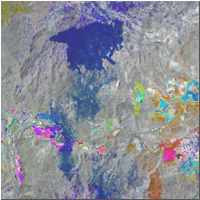
%> input picture Chennai_burn/burn_change.png, 200 x 200 px
$ octave main.m   (GNU Octave 9; MATLAB toolbox functions it lacks are replaced by stand-ins)
%> lines starting %> are read from the running program, lines starting %| are printed output that depends on the picture
### ChangeDetection.m

function [change_map] = ChangeDetection(image1, image2, h, rate)
%% Set input parameters
if size(image1) ~= size(image2)
    warning('Image 1 and 2 must be in the same size');
end
[rows cols ~] = size(image1);
if ndims(image1) ~= 3
    image1 = repmat(image1, [1 1 3])/255;
    image2 = repmat(image2, [1 1 3])/255;
end
figure(9);
subplot(2,2,1); imshow(image1); title('Original image 1');
subplot(2,2,2); imshow(image2); title('Original image 2');

%% Calculate difference image (Equation 1)
dif_image = abs(double(image1 - image2));
subplot(2,2,3); imshow(dif_image,[]); title('Difference image');

%% Padding for the difference image
pad = zeros(rows+h-1, cols+h-1, 3);
pad(1:rows, 1:cols, :) = dif_image;

%% Divide the difference image into h x h non-overlapping blocks (Equation 2)
vector_set = zeros(rows*cols, 3*h*h);
count = 1;
for i = 1:rows
    for j = 1:cols
        block = pad(i:i+h-1, j:j+h-1, :);
        vector_set(count, :) = reshape(block, 1, []);
        count = count + 1;
    end
end
clear count;

%% PCA algorithm
% Calculate average vector of the set (Equation 3)
mean_vector = mean(vector_set,1);
dif_vector = vector_set - mean_vector;
% Calculate covariance matrix (Equation 4)
covar = cov(dif_vector);
% Compute eigenvectors and eigenvalues of the covariance matrix
[eigvector eigvalue_mat] = eig(covar);
eigvalue = diag(eigvalue_mat);
% Sort the eigen vectors according to the descending eigenvalues
[~, index] = sort(-eigvalue);
eigvalue = eigvalue(index);
eigvector = abs(eigvector(:,index));
clear junk;
% Choose number of eigenvectors satisfied the required magnitude percentage
EigenvectorPer = 1;
lim = ceil(EigenvectorPer*size(eigvector,2));
eigvector = eigvector(:, 1:lim);
% Choose number of eigenvectors satisfied the thresholding
for k1 = length(eigvalue):-1:1
    if(sum(eigvalue(k1:length(eigvalue)))>=rate*sum(eigvalue))
        break;
    end
end
eigvector = eigvector(:,k1:length(eigvalue));
% Project difference image vector set onto eigenvector space to get feature vector space
feature = vector_set * eigvector;

%% K-Means algorithm
[label,~] = kmeans(feature,2);
change_map = reshape(label, [rows cols])';
change_map = change_map - 1;
subplot(2,2,4); imshow(change_map, []); title('Change map');

%end

grayImage = image1
[rows columns] = size(grayImage);

% Display the first image.
figure(11);
subplot(2, 2, 1);
imshow(grayImage, []);
title('Original Gray Scale Image');
set(gcf, 'Position', get(0,'Screensize')); % Maximize figure.


squaredErrorImage = (double(grayImage) - double(change_map)) .^ 2;
% Display the squared error image.
subplot(2, 2, 3);
imshow(squaredErrorImage, []);
title('Squared Error Image');
% Sum the Squared Image and divide by the number of elements
% to get the Mean Squared Error.  It will be a scalar (a single number).
mse = sum(sum(squaredErrorImage)) / (rows * columns);

% Calculate PSNR (Peak Signal to Noise Ratio) from the MSE according to the formula.
PSNR = 10 * log10( 256^2 / mse);
% Alert user of the answer.
a = sprintf('The mean square error is %.2f',mse);
 msgbox(a);
message = sprintf('The PSNR %.2f',PSNR);
 msgbox(message);
%

end

### main.m


%%
clc; clear all; close all;

f=imgetfile;
%> the answer given: Chennai_burn/burn_change.png
g=imgetfile;
%> the answer given: Chennai_burn/burn_change.png
%uigetfile

a=imread(f);
%> a is the input picture: size 200x200x3 uint8; mean R, G, B 138.6, 141.5, 151.7
b=imread(g);
%%
a1=rgb2gray(a);
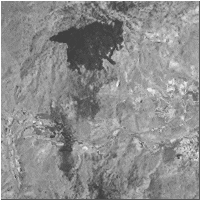
%> a1: size 200x200 uint8; min 64, max 253, mean 141.7
b1=rgb2gray(b);

a2 = imnoise(a1,'salt & pepper',0.02);
figure('name','Noisy','numbertitle','off');
imshow(a2);impixelinfo;

v = medfilt2(a2);
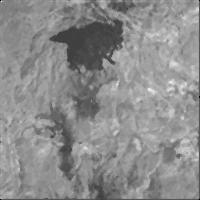
%> v: size 200x200 uint8; min 0, max 253, mean 140.6
figure('name','Filtered Image','numbertitle','off');
imshow(v);impixelinfo;

b2 = imnoise(b1,'salt & pepper',0.02);
figure('name','Noisy','numbertitle','off');
imshow(b2);impixelinfo;

m = medfilt2(b2);
figure('name','Filtered Image','numbertitle','off');
imshow(m);impixelinfo;

image1=a
image2=b

%%
h=10;
rate=0.9;

a = ChangeDetection(image1, image2, h, rate)
%> in ChangeDetection, `dif_image = abs(double(image1 - image2));`: dif_image: size 200x200x3 double; every value is 0
%> in ChangeDetection, `pad(1:rows, 1:cols, :) = dif_image;`: pad: size 209x209x3 double; every value is 0
%> after the loop in ChangeDetection, `for i = 1:rows`: count = 40001
%> in ChangeDetection, `mean_vector = mean(vector_set,1);`: mean_vector = 300 values from 0 to 0
%> in ChangeDetection, `[~, index] = sort(-eigvalue);`: index = 300 values from 1 to 300
%> in ChangeDetection, `eigvector = eigvector(:,k1:length(eigvalue));`: eigvector = 300 values from 0 to 1
%> the run ends on the next line
